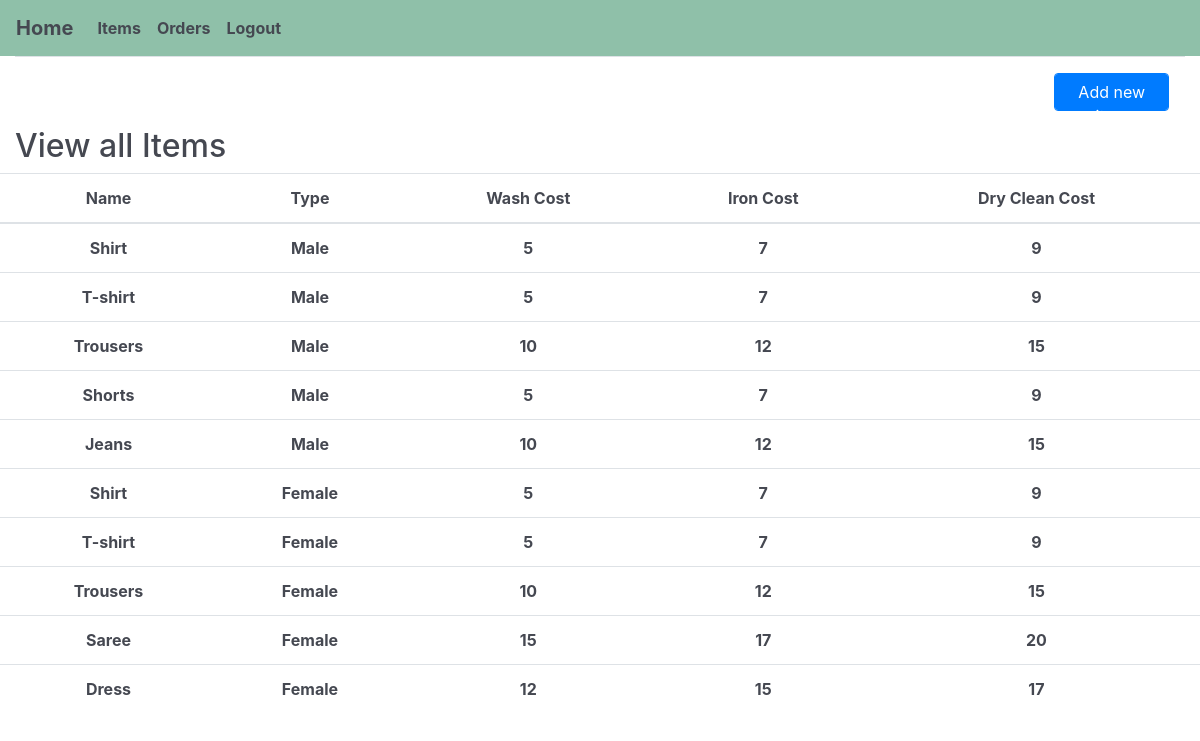
Page /products.php (signed in) on the committed database.
### tables this page shows
CREATE TABLE `product` (
  `id` int(11) NOT NULL,
  `name` varchar(10) NOT NULL,
  `type` varchar(10) NOT NULL,
  `costw` float NOT NULL,
  `costi` float NOT NULL,
  `costd` float NOT NULL
);

### products.php (the view, shortened to what this page needs)
<?php
include 'connection.php';
if(isset($_SESSION['User'])){
$sql = "SELECT * FROM product";
$result = mysqli_query($conn,$sql);
?>
<!DOCTYPE html>
<html lang="en">
    <head>
        <link
            rel="stylesheet"
            href="https://maxcdn.bootstrapcdn.com/bootstrap/4.4.1/css/bootstrap.min.css"
            />
            <link rel="stylesheet" href="style.css" />
        </head>
        <body>
            <nav class="navbar navbar-expand-sm ">
                <a class="navbar-brand" href="welcomeLaundry.php">Home</a>
                <ul class="navbar-nav">
                    <li class="nav-item">
                        <a class="nav-link" href="products.php">Items</a>
                    </li>
                    <li class="nav-item">
                        <a class="nav-link" href="orderReplied.php">Orders</a>
                    </li>
                    <li class="nav-item logout">
                        <a href = "logout.php?logout" class="nav-link">Logout</a>
                    </li>
                </ul>
            </nav>  <div class="container-fluid">
            <div class="modal-footer">
                <button class="btn btn-primary form-control" style="width:10%;" data-toggle="modal" data-target="#myModal">Add new item</button>
            </div>
            <h2> View all Items </h2>
            <div class="row">
                <table class="table">
                    <thead class = "text-center">
                        <th >
                            Name
                        </th>
                        <th >
                            Type
                        </th>
                        <th>
                            Wash Cost
                        </th>
                        <th >
                            Iron Cost
                        </th>
                        <th>
                            Dry Clean Cost
                        </th>
                    </thead>
                    <?php
                    while($row = mysqli_fetch_array($result,MYSQLI_ASSOC))
                    {
                    ?>
                    <tr>
                        <td class = "text-center">
                            <?php echo $row['name']; ?>
                        </td>
                        <td class = "text-center">
                            <?php echo $row['type']; ?>
                        </td>
                        <td class = "text-center">
                            <?php echo $row['costw']; ?>
                        </td>
                        <td class = "text-center">
                            <?php echo $row['costi']; ?>
                        </td>
                        <td class = "text-center">
                            <?php echo $row['costd']; ?>
                        </td>
                        <?php
                        }
                        ?>
                    </tr>
                </table>
            </div>
        </div>
    </body>
    <?php
    }
    else{
    header("location:index.html");
    }
    ?>

### style.css (style rules this page uses)
body { color: #454851; font-weight: bold; }
a, a:hover { color: #454851; font-style: none; }
.navbar { font-weight: bold; color: #454851; background-color: #8FC0A9; }
table { color: #454851 !important; }

### rows in the picture
product: name "Shirt", type "Male", costw "5", costi "7", costd "9"
product: name "T-shirt", type "Male", costw "5", costi "7", costd "9"
product: name "Trousers", type "Male", costw "10", costi "12", costd "15"
product: name "Shorts", type "Male", costw "5", costi "7", costd "9"
product: name "Jeans", type "Male", costw "10", costi "12", costd "15"
product: name "Shirt", type "Female", costw "5", costi "7", costd "9"
product: name "T-shirt", type "Female", costw "5", costi "7", costd "9"
product: name "Trousers", type "Female", costw "10", costi "12", costd "15"
product: name "Saree", type "Female", costw "15", costi "17", costd "20"
product: name "Dress", type "Female", costw "12", costi "15", costd "17"
